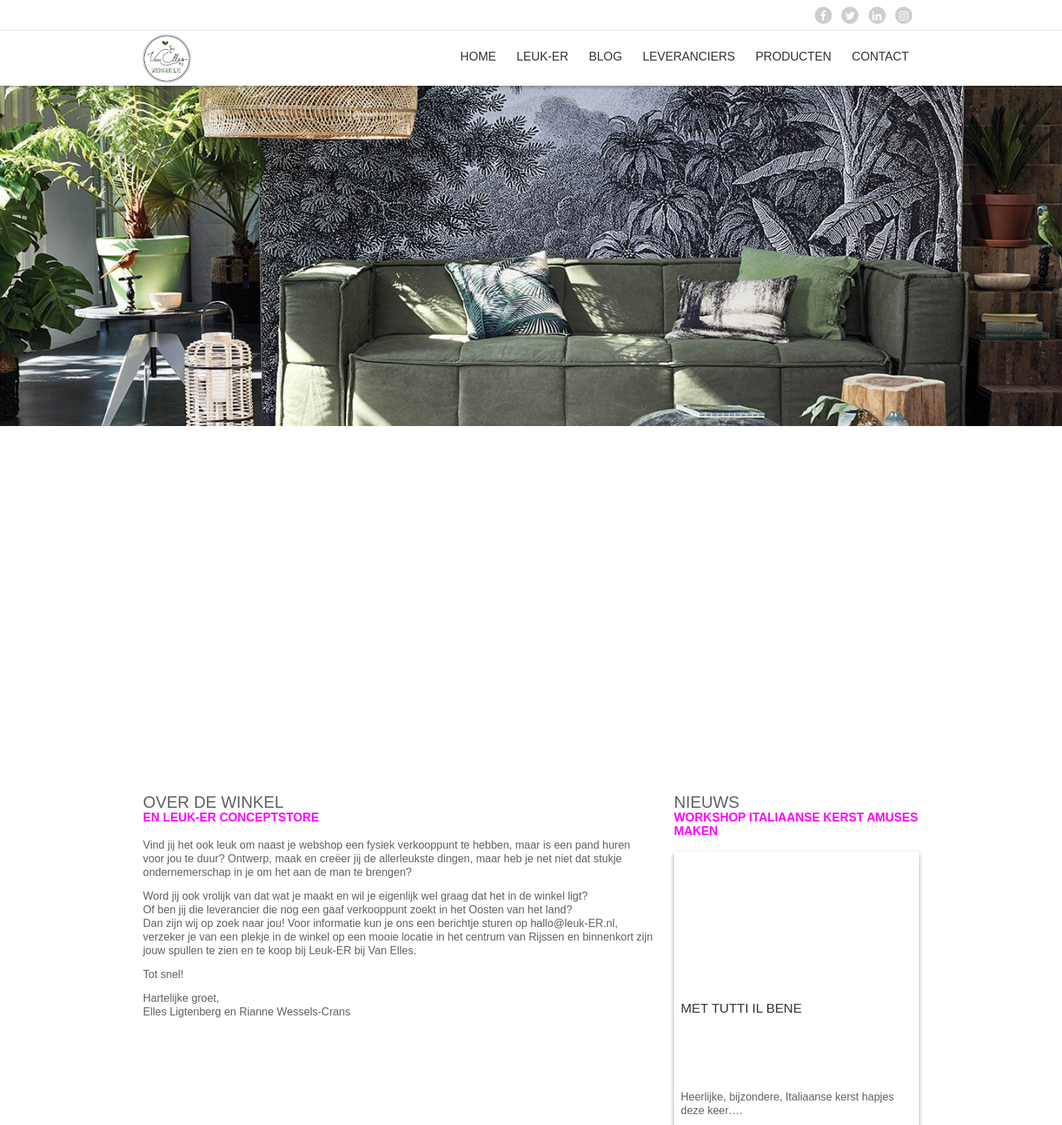
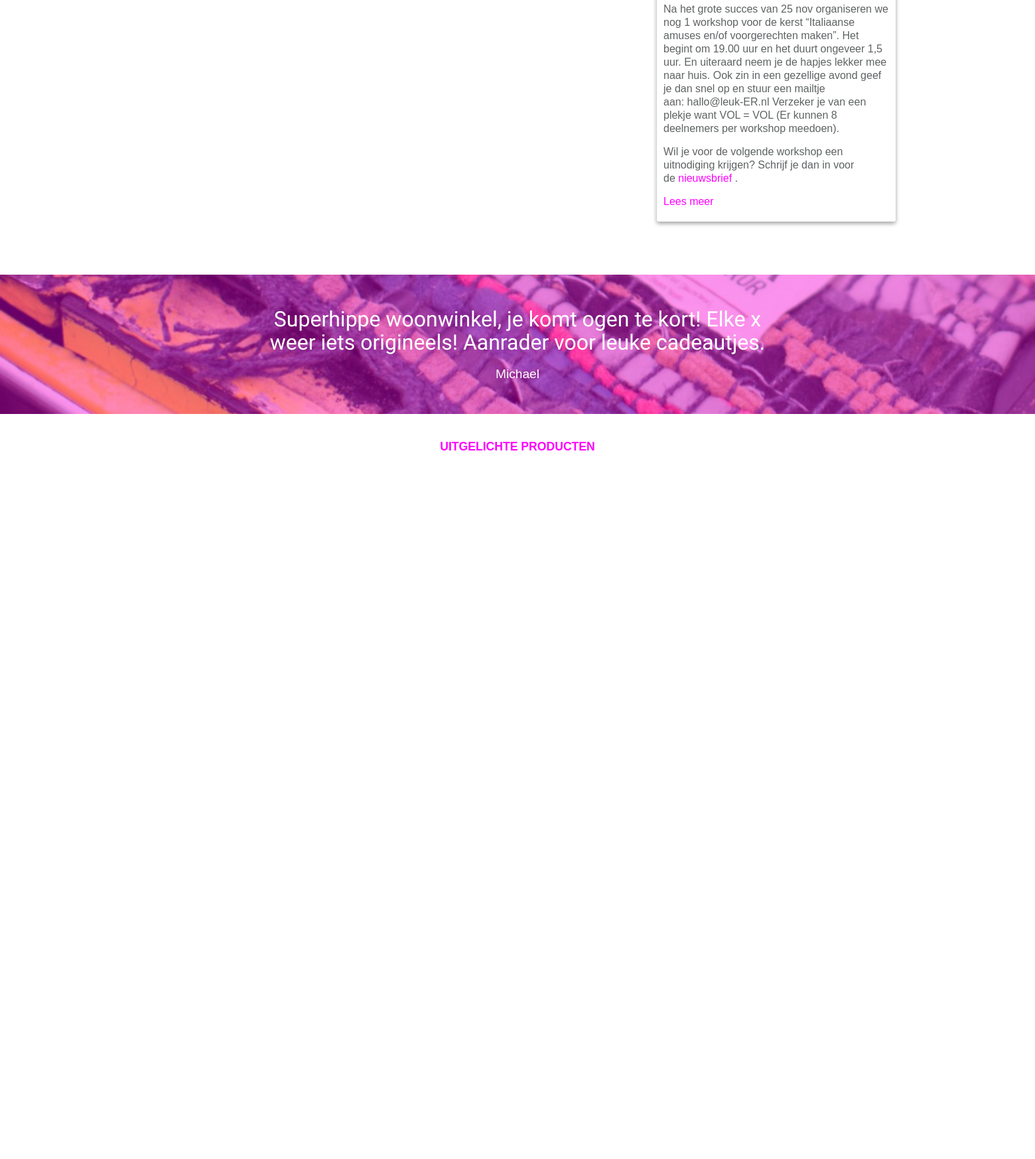
The page / (upper part) on the database its author committed (2 pictures, top to bottom).
### tables this page shows
CREATE TABLE `page` (
  `id` int(11) NOT NULL,
  `pagetitle` varchar(100) NOT NULL,
  `title` varchar(100) NOT NULL,
  `subtitle` varchar(100) DEFAULT NULL,
  `inhoud` mediumtext,
  `description` varchar(2000) DEFAULT NULL,
  `kernwoorden` varchar(150) DEFAULT NULL,
  `active` int(1) DEFAULT '1' COMMENT '1 = actief, 0 = inactief',
  `datum` datetime DEFAULT CURRENT_TIMESTAMP ON UPDATE CURRENT_TIMESTAMP,
  `image` varchar(45) DEFAULT NULL,
  `Module_id` int(11) NOT NULL,
  `user_id` int(11) NOT NULL,
  `url` varchar(50) NOT NULL,
  `page_order` int(11) NOT NULL DEFAULT '99'
);

CREATE TABLE `blog` (
  `blog_id` int(11) NOT NULL,
  `user_id` int(11) NOT NULL,
  `title` varchar(45) NOT NULL,
  `subtitle` varchar(45) NOT NULL,
  `inhoud` mediumtext NOT NULL,
  `korte_inhoud` varchar(250) NOT NULL,
  `datum` datetime DEFAULT NULL,
  `beschrijving` varchar(2000) NOT NULL,
  `kernwoorden` varchar(150) NOT NULL,
  `img_name` varchar(45) NOT NULL,
  `activiteit` int(1) NOT NULL DEFAULT '0' COMMENT '0 = Nee, 1 = Ja',
  `inschrijving` int(1) NOT NULL DEFAULT '0' COMMENT '0 = Nee, 1 = Ja',
  `inschrijving_aantal` int(3) DEFAULT NULL,
  `verwijderd` int(1) NOT NULL DEFAULT '0' COMMENT '0=nee,1=ja'
);

CREATE TABLE `review` (
  `review_id` int(11) NOT NULL,
  `quote` varchar(200) NOT NULL,
  `rating` int(1) NOT NULL,
  `user_id` int(11) NOT NULL,
  `datum` datetime NOT NULL DEFAULT CURRENT_TIMESTAMP,
  `active` int(1) NOT NULL DEFAULT '0' COMMENT '0 = Niet geaccepteerd, 1 = geaccepteerd'
);

CREATE TABLE `user` (
  `user_id` int(11) NOT NULL,
  `email` varchar(45) NOT NULL,
  `first_name` varchar(45) DEFAULT NULL,
  `insertion` varchar(45) DEFAULT NULL,
  `last_name` varchar(45) DEFAULT NULL,
  `birthday` date DEFAULT NULL,
  `phonenumber` int(12) DEFAULT NULL,
  `city` varchar(45) DEFAULT NULL,
  `address` varchar(45) DEFAULT NULL,
  `zipcode` varchar(45) DEFAULT NULL,
  `role` int(11) NOT NULL DEFAULT '2',
  `newsletter` int(1) NOT NULL DEFAULT '0' COMMENT '0=nee, 1=ja',
  `verwijderd` int(1) NOT NULL DEFAULT '0' COMMENT '0=nee, 1=ja'
);

### index.php (called while the page is built, shortened)
<?php
include_once('admin/classes/connection.class.php');
include_once('admin/classes/page.class.php');
$page = new Page();
if(isset($_GET['page'])) {
    $pageContent = $page->getPageByUrl(htmlentities($_GET['page']));
    if(!$pageContent) {
        $pageContent = [
            "pagetitle"     => "Oepss 404",
            "title"         => "Oepss, 404",
            "subtitle"      => "Deze pagina bestaat helaas niet.",
            "inhoud"        => "",
            "description"   => "",
            "kernwoorden"   => "",
            "path"          => "404.php"
        ];
    }
} else {
    $pageContent = $page->getFirstPageBy();
}
include_once('includes/header.php');
include_once('module/'.$pageContent['path']);
include_once('includes/footer.php');

### admin/classes/page.class.php (called while the page is built, shortened)
<?php
class Page {
    private $_db;
    public function __construct()
    {
        $this->_db = new Connection();
        $this->_db = $this->_db->databaseConnection();
    }
    public function getFirstPageBy() {
        try {
            $query = $this->_db->prepare('
                    SELECT pagetitle, title, subtitle, inhoud, description, kernwoorden, path
                    FROM page p
                    JOIN Module m ON p.Module_id = m.id
                    LIMIT 1;
                ');
            if($query->execute()) {
                if($query->rowCount() > 0) {
                    return $content = $query->fetchAll()[0];
                } else {
                    return false;
                }
            } else {
                return false;
            }
        } catch (PDOexception $e) {
            return false;
        }
    }
    public function getMenuItems() {
        try {
            $query = $this->_db->prepare('
                    SELECT pagetitle, url FROM page
                    WHERE active = 1
                    ORDER BY page_order, id;
                ');
            if($query->execute()) {
                return $content = $query->fetchAll();
            } else {
                return false;
            }
        } catch (PDOException $e) {
            return false;
        }
    }
}

### admin/classes/connection.class.php (called while the page is built, shortened)
<?php
class Connection {
    public function databaseConnection() {
        try {
            $this->_db = new PDO('mysql:host=localhost;dbname=vanelles', 'root', '');
            return $this->_db;
        } catch (PDOException $e) {
            echo "<h3>Let op</h3>Er is helaas een probleem met het verbinden van de server, probeer het later nog eens.";
            exit;
        }
    }
}

### admin/classes/content.class.php (called while the page is built, shortened)
<?php
class Content
{
    private $_db;
    public function __construct()
    {
        $this->_db = new Connection();
        $this->_db = $this->_db->databaseConnection();
    }
    public function getOneRandomReview()
    {
        try {
            $query = $this->_db->prepare('
                    SELECT * FROM review JOIN user ON review.user_id=user.user_id WHERE active=1 ORDER BY RAND() LIMIT 1;
                ');
            if ($query->execute()) {
                if ($query->rowCount() > 0) {
                    return $content = $query->fetchAll()[0];
                } else {
                    return false;
                }
            } else {
                echo $query->errorInfo();
                return false;
            }
        } catch (PDOexception $e) {
            echo $e->getMessage();
            return false;
        }
    }
    public function getProductuitgelicht()
    {
        try {
            $query = $this->_db->prepare('
                    SELECT * FROM product p JOIN leveranciers l ON p.lev_id=l.lev_id WHERE uitgelicht = 1;
                ');
            if ($query->execute()) {
                if ($query->rowCount() > 0) {
                    return $content = $query->fetchAll();
                } else {
                    return false;
                }
            } else {
                echo $query->errorInfo();
                return false;
            }
        } catch (PDOexception $e) {
            echo $e->getMessage();
            return false;
        }
    }
    public function getUrlbyModule($mid)
    {
        try {
            $query = $this->_db->prepare('
                    SELECT url FROM page WHERE Module_id = :mid LIMIT 1;
                ');
            $query->bindValue(":mid", $mid);
            if ($query->execute()) {
                if ($query->rowCount() > 0) {
                    return $content = $query->fetch()[0];
                } else {
                    return false;
                }
            } else {
                echo $query->errorInfo();
                return false;
            }
        } catch (PDOexception $e) {
            echo $e->getMessage();
            return false;
        }
    }
    public function getNieuwActiv()
    {
        try {
            $query = $this->_db->prepare('
                   SELECT * FROM blog WHERE activiteit = 1 ORDER BY blog_id DESC
                ');
            if ($query->execute()) {
                if ($query->rowCount() > 0) {
                    return $content = $query->fetchAll()[0];
                } else {
                    return false;
                }
            } else {
                echo $query->errorInfo();
                return false;
            }
        } catch (PDOexception $e) {
            echo $e->getMessage();
            return false;
        }
    }
}
?>

### includes/productenslide.php (the view, shortened to what this page needs)
<?php
require_once 'admin/classes/connection.class.php';
require_once 'admin/classes/content.class.php';
$content = new Content();
$uitgelicht = $content->getProductuitgelicht();
if ($uitgelicht){
    echo '<div class="container">
        <div class="row">
            <div class="col-xs-12" id="main-product">';
                echo '<div class="a-center">
                    <div class="ptitle">
                        <h2>Uitgelichte producten</h2>
                    </div>
                </div>';
                echo '<div id="product-slide">';
                        ?>
                </div>
            </div>
        </div>
    </div>
<?php }?>

### includes/menu.php (shortened to what this page needs)
<ul id="main-menu">
    <?php
    $menuitems = $page->getMenuItems();
    foreach ($menuitems as $item) {
        $title = $item['pagetitle'];
        $url = constant("local_url").$item['url'];
        echo "<li><a href='$url'>$title</a></li>";
    }
    ?>
</ul>

### module/homepage.php (shortened to what this page needs)
<?php require_once 'includes/header.php'; ?>
<div id="content">
    <div id="main-slider">
        <div>
            <div class="slide" style="background-image: url('<?php echo constant("local_url"); ?>images/hk-living-banner_2048x2048.jpg')">
            </div>
        </div>
    </div>
    <div class="container">
        <div class="row">
            <section class="col-md-8 col-sm-7 col-xs-12 marbot">
                <div class="ptitle">
                    <h1><?php echo $pageContent['title']; ?></h1>
                    <h2><?php echo $pageContent['subtitle']; ?></h2>
                </div>
                <?php echo $pageContent['inhoud']; ?>
            </section>
            <aside class="col-md-4 col-sm-5 col-xs-12 marbot">
                <?php require_once 'includes/activiteit.php'; ?>
            </aside>
        </div>
    </div>
    <?php require_once 'includes/quote.php'; ?>
    <?php require_once 'includes/productenslide.php'; ?>
</div>
<?php require_once 'includes/footer.php'; ?>

### includes/activiteit.php (shortened to what this page needs)
<?php
require_once 'admin/classes/connection.class.php';
require_once 'admin/classes/content.class.php';
$content = new Content();
$nieuwa = $content->getNieuwActiv();
if ($nieuwa) {
    $id = $nieuwa["blog_id"];
    $img_name = $nieuwa["img_name"];
    $title = $nieuwa['title'];
    $subtitel = $nieuwa["subtitle"];
    $inhoud = $nieuwa["inhoud"];
    $page = $content->getUrlbyModule(4);
    $url = constant("local_url").$page."/".$id;
    echo '
              <div class="ptitle">
                    <h1>Nieuws</h1>
                    <h2>' . $title . '</h2>
                </div>
            <div class="" id="main-product">';
    print ("<div class=\"card marbot\">");
    echo "<a href='$url' style='background-image: url(" . constant("local_url") . "/admin/images/blog/" . $img_name . ");' class='card-img'></a>";
    print ("<div class=\"card-body\">");
    print("<a href=\"$url\"><h4 class=\"card-title\">" . $subtitel . "</h4></a>");
    print("<p class=\"card-text\">" . $inhoud . "</p>");
    print"<a href='$url' title='Details'>Lees meer</a>";
    print("</div>");
}
?>

### includes/quote.php (shortened to what this page needs)
<?php
    require_once 'admin/classes/connection.class.php';
    require_once 'admin/classes/content.class.php';
    $content = new Content();
    $random = $content->getOneRandomReview();
    ?>
<?php if ($random){?>
        <div id="main-quote" style="background-image: url('images/stbr2.jpg');">
            <div class="overlay"></div>
            <div class="container">
                <div class="row">
                    <div class="col-md-8 col-sm-10 col-xs-12 col-md-offset-2 col-sm-offset-1">
                        <div id="quote-slider">
                            <div>
                               <?php
                                    $naamprint = $random["first_name"];
                                    $quoteprint = $random["quote"];
                                    print("<div class='quote'>" . $quoteprint . "<br>");
                                    print("</div>");
                                    print("<div class='naam'>" . $naamprint . "</div>");
                                 ?>
                            </div>
                        </div>
                    </div>
                </div>
            </div>
        </div>
<?php } else {
    print("<div class='quote'>hoi</div>");
} ?>

### css/lightbox.css (style rules this page uses)
body:after { content: url(../images/close.png) url(../images/loading.gif) url(../images/prev.png) url(../images/next.png); display: none; }

### css/main.css (style rules this page uses)
body { font-family: "Century Gothic", CenturyGothic, AppleGothic, sans-serif; font-size: 16px; font-style: normal; font-variant: normal; font-weight: 400; line-height: 20px; color: #5e6263; overflow-x: hidden; background-color: #fff; padding-top: 126px; }
.card, #main-header, .icon-list li a { -webkit-transition: all 0.2s ease-in-out; -moz-transition: all 0.2s ease-in-out; -ms-transition: all 0.2s ease-in-out; -o-transition: all 0.2s ease-in-out; transition: all 0.2s ease-in-out; }
.ptitle { margin-bottom: 20px; }
.ptitle h1 { font-size: 1.5em; color: #5e6263; text-transform: uppercase; margin: 0; font-family: Josefin Sans, sans-serif; }
.ptitle h2 { font-size: 1.1em; color: #ff00ff; text-transform: uppercase; margin: 0; font-family: Josefin Sans, sans-serif; font-weight: bold; }
.a-center { text-align: center; }
.marbot { margin-bottom: 40px; }
p { margin-bottom: 15px; }
#main-menu { list-style: none; padding: 0; margin: 0; float: right; }
#main-menu > li { display: inline-block; }
#main-menu > li > a { display: block; text-transform: uppercase; font-size: 1.1em; padding: 28px 15px; color: #333; font-family: Josefin Sans, sans-serif; }
#main-slider { margin-bottom: 40px; }
#main-slider .slide { background-size: cover; width: 100%; height: 500px; background-position: center; }
.card { width: 100%; display: block; box-shadow: 0 3px 6px rgba(0,0,0,0.16), 0 3px 6px rgba(0,0,0,0.23); border-radius: 3px; overflow: hidden; }
.card .card-img { width: 100%; height: 200px; display: block; background-size: cover; background-position: center; }
.card .card-body { padding: 20px 10px; }
.card .card-title { color: #333; font-size: 1.2em; text-transform: uppercase; margin: 0 0 15px 0; }
.card .card-text { display: -webkit-box; -webkit-line-clamp: 4; -webkit-box-orient: vertical; overflow: hidden; text-overflow: ellipsis; width: 100%; margin-bottom: 15px; height: 80px; }
#main-quote { width: 100%; background-size: cover; background-position: center; text-align: center; position: relative; margin-bottom: 40px; }
#main-quote .overlay { position: absolute; top: 0; left: 0; width: 100%; height: 100%; background-color: rgba(255,0,255,.4); }
#main-quote .quote { font: 400 100px/1.2 'Merienda One', Helvetica, sans-serif; font-size: 2em; color: #fff; display: block; margin-top: 50px; line-height: 35px; }
#main-quote .naam { display: block; font-family: Josefin Sans, sans-serif; margin-top: 20px; color: #fff; font-size: 1.2em; margin-bottom: 50px; }
@media all and (min-width: 992px) { #main-menu { display: block!important; } }

### rows shown on the page
page: pagetitle "HOME", title "OVER DE WINKEL", subtitle "EN LEUK-ER CONCEPTSTORE", inhoud "Vind jij het ook leuk om naast je webshop een fysiek verkooppunt te hebben, maar is een pand huren voor jou te duur? Ontwerp, maak en creëer jij de allerleukste dingen, maar heb je net niet dat stukje ondernemerschap in je om het aan de man te brengen? Word jij ook vrolijk van dat wat je maakt en wil je eigenlijk wel graag dat het in de winkel ligt? Of ben jij die leverancier die nog een gaaf verkooppunt zoekt in het Oosten van het land? Dan zijn wij op zoek naar jou! Voor informatie kun je ons een berichtje sturen op hallo@leuk-ER.nl, verzeker je van een plekje in de winkel op een mooie locatie in het centrum van Rijssen en binnenkort zijn jouw spullen te zien en te koop bij Leuk-ER bij…"
page: pagetitle "LEUK-ER"
page: pagetitle "BLOG"
page: pagetitle "LEVERANCIERS"
page: pagetitle "PRODUCTEN"
page: pagetitle "CONTACT"
blog: title "WORKSHOP ITALIAANSE KERST AMUSES MAKEN", subtitle "MET TUTTI IL BENE", inhoud "Heerlijke, bijzondere, Italiaanse kerst hapjes deze keer…. Na het grote succes van 25 nov organiseren we nog 1 workshop voor de kerst “Italiaanse amuses en/of voorgerechten maken”. Het begint om 19.00 uur en het duurt ongeveer 1,5 uur. En uiteraard neem je de hapjes lekker mee naar huis. Ook zin in een gezellige avond geef je dan snel op en stuur een mailtje aan: hallo@leuk-ER.nl Verzeker je van een plekje want VOL = VOL (Er kunnen 8 deelnemers per workshop meedoen). Wil je voor de volgende workshop een uitnodiging krijgen? Schrijf je dan in voor de nieuwsbrief ."
review: quote "Superhippe woonwinkel, je komt ogen te kort! Elke x weer iets origineels! Aanrader voor leuke cadeautjes.", user.first_name "Michael"
